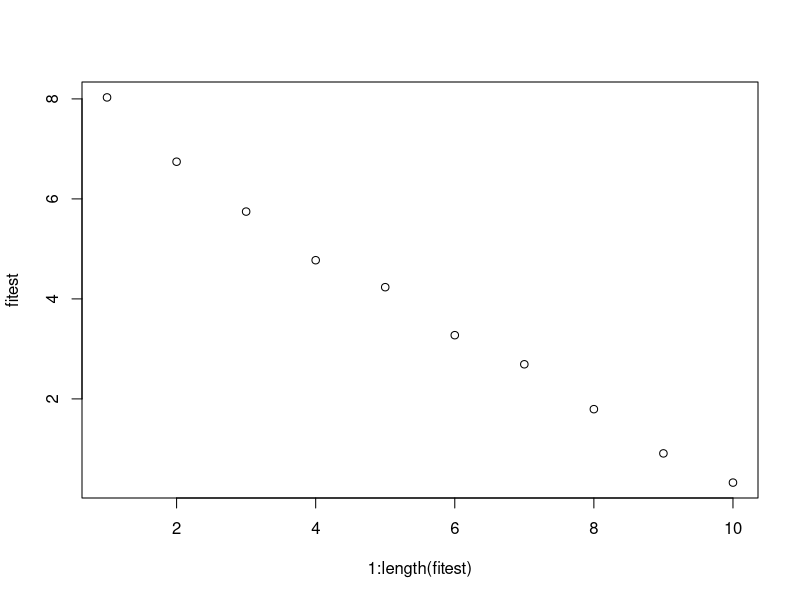
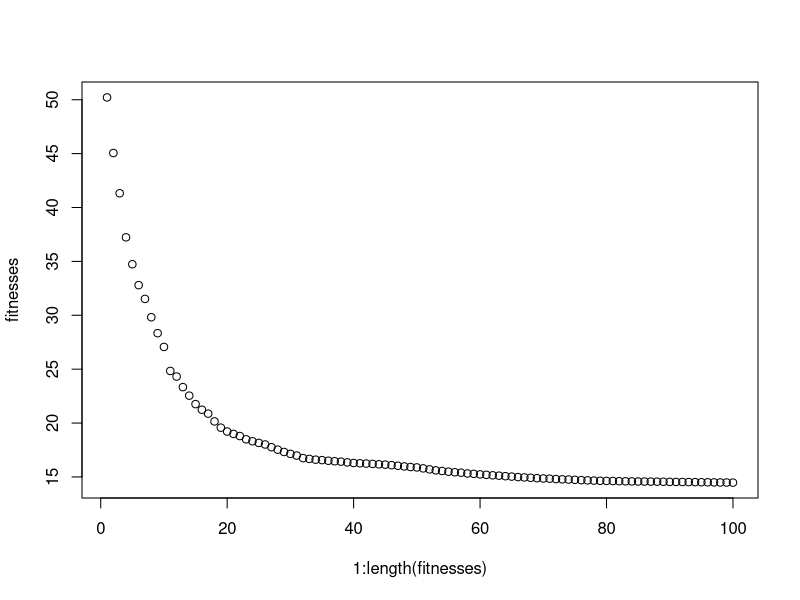

Write R code to recreate these figures, in order.
library(dplyr)

# Some global parameters for the problem
seed   <- 11
A_y    <- 10;
B_x    <- 10;
R      <- 10;
g      <- 9.81;
pop    <- 100;
remove <- 0.3;
generations <- 100;
mutation_size <- 0.0005;
descending <- TRUE; 

set.seed(seed)

# generate a population from the uniform distribution
initial_population_random <- function(A_y, genotype_length, number_of_genotypes){
  # return the matrix. 
  # Change 'runif' if a different distribution is wanted
  return(
    matrix(
      runif(
        genotype_length * number_of_genotypes, 
        min = 0,
        max = A_y
      ),
      nrow = genotype_length, 
      ncol = number_of_genotypes
    )
  )
}

# apply the cauchy mutation operator
mutation_cauchy <- function(population, location, spread){
  change <- matrix(
    rcauchy(nrow(population) * ncol(population), location = location, scale = spread),
    ncol = ncol(population),
    nrow = nrow(population)
  );
  
  return(
    # add on a random number to each element from a cauchy distribution
    matrix(as.numeric(population) + as.numeric(change), ncol = ncol(population), nrow = nrow(population))
  )
}

# bread two genotypes
crossover_bread <- function(gen_1, gen_2){
  pivot_point <- sample(2:(length(gen_1) - 1), size = 1);
  return(
    c(gen_1[1:pivot_point], gen_2[(pivot_point + 1):length(gen_2)])
  )
}

# apply the crossover algorithm
crossover_basic <- function(population, number_of_offspring){
  # Get the people chosen for crossover
  chosen_people <- population[,sample(1:ncol(population), size = number_of_offspring * 2, replace = F)];
  
  offspring <- matrix(ncol = 0, nrow = nrow(population));
  # for each child needed: 
  for (genotype in 1:(ncol(chosen_people) / 2)){
    # figure out who their parents will be (already randomly sorted)
    gen1 <- chosen_people[, genotype];
    gen2 <- chosen_people[, ncol(chosen_people) + 1 - genotype];
    
    # create the child
    current_offspring <- crossover_bread(gen1, gen2) %>% matrix(ncol = 1, nrow = nrow(population));
    offspring <- cbind(offspring, current_offspring);
  }
  # return the complete list of children created
  return(cbind(population, offspring))
}

# apply fitness function to a single genotype (eom derived)
fitness_function_eom <- function(genotype){
  genotype <- as.vector(genotype); 
  
  coordinates <- matrix(c(0, A_y), nrow = 2, ncol = 1);
  velocities <- c(0);
  
  total_time <- 0; 
  
  for (segment_index in 1:(length(genotype) + 1)){
    first_coordinate  <- coordinates[, segment_index];
    second_coordinate <- matrix(c(segment_index * (B_x / (R + 1)),genotype[segment_index]));
    
    if (segment_index == (length(genotype) + 1)){
      second_coordinate[2, 1] <- 0;
    }
    
    coordinates <- cbind(coordinates, second_coordinate);
    
    distance <- sqrt(((first_coordinate[2] - second_coordinate[2])**2) + ((first_coordinate[1] - second_coordinate[1])**2));
    theta <- atan((second_coordinate[1] - first_coordinate[1]) / (first_coordinate[2] - second_coordinate[2]));
    
    acceleration <- g * cos(theta);
    
    initial_velocity <- velocities[segment_index] * theta; 
    final_velocity <- sqrt((initial_velocity**2) + (2 * acceleration * distance));
    
    velocities <- append(velocities, final_velocity); 
    
    time_taken <- (final_velocity - initial_velocity) / acceleration; 
    total_time <- total_time + time_taken; 
  }
  
  velocities <<- velocities; 
  
  return(total_time)
}

fitness_function_euc <- function(genotype){
  genotype_full  <- c(A_y, genotype, 0);
  resolution_gap <- B_x / (length(genotype_full) - 1); 
  
  total_distance <- 0;
  
  # for each segment of the approximate curve
  for (height_index in 1:(length(genotype_full) - 1)){
    #get the coordinates of the start and end of the segment
    first_coordinate  <- c(resolution_gap * (height_index - 1), genotype_full[height_index]); 
    second_coordinate <- c(resolution_gap * height_index, genotype_full[height_index + 1]); 
    
    # calculate the length of the segment
    distance <- sqrt(((first_coordinate[1] - second_coordinate[1])**2) +
      ((first_coordinate[2] - second_coordinate[2])**2));
    
    # and add to the total distance
    total_distance <- total_distance + distance;
  }
  return(total_distance)
}

# calculate fitness euclidean
fitness_function <- function(population){
  fitnesses <- apply(population, MARGIN = 2, FUN = function(genotype){
    return(fitness_function_euc(genotype))
  })
  return(fitnesses)
}

# perform selection
selection <- function(population, number_to_remove){
  fitnesses <- fitness_function(population);
  fitness_order <- order(fitnesses, decreasing = descending);
  new_population <- population[, fitness_order];
  new_population <- new_population[ , (number_to_remove + 1):(ncol(new_population))];
  return(new_population)
}

initial_population <- initial_population_random(A_y = A_y, genotype_length = R, number_of_genotypes = pop);
current_population <- initial_population; 

fitnesses <- c();
for (i in 1:generations){
  print(paste0("Current Generation: ", i, "/", generations))
  current_population <- current_population %>% 
    mutation_cauchy(location = 0, spread = mutation_size) %>%
    crossover_basic(number_of_offspring = as.integer(remove * pop)) %>%
    selection(number_to_remove = as.integer(remove * pop)); 
  
  fitest <- as.vector(current_population[, 1]);
  fitest_fitness <- fitness_function_euc(fitest); 
  fitnesses <-  append(fitnesses, fitest_fitness);
  
  if (i == 1){
    initial_fitness <- as.numeric(fitest_fitness); 
  }
  
  print(paste0("Current Fitness: ", fitest_fitness));
}
plot(1:length(fitest), fitest)
plot(1:length(fitnesses), fitnesses)

print("====================================")
print(paste0("Inital Fitness: ", initial_fitness))
print(paste0("Final Fitness : ", fitest_fitness))


